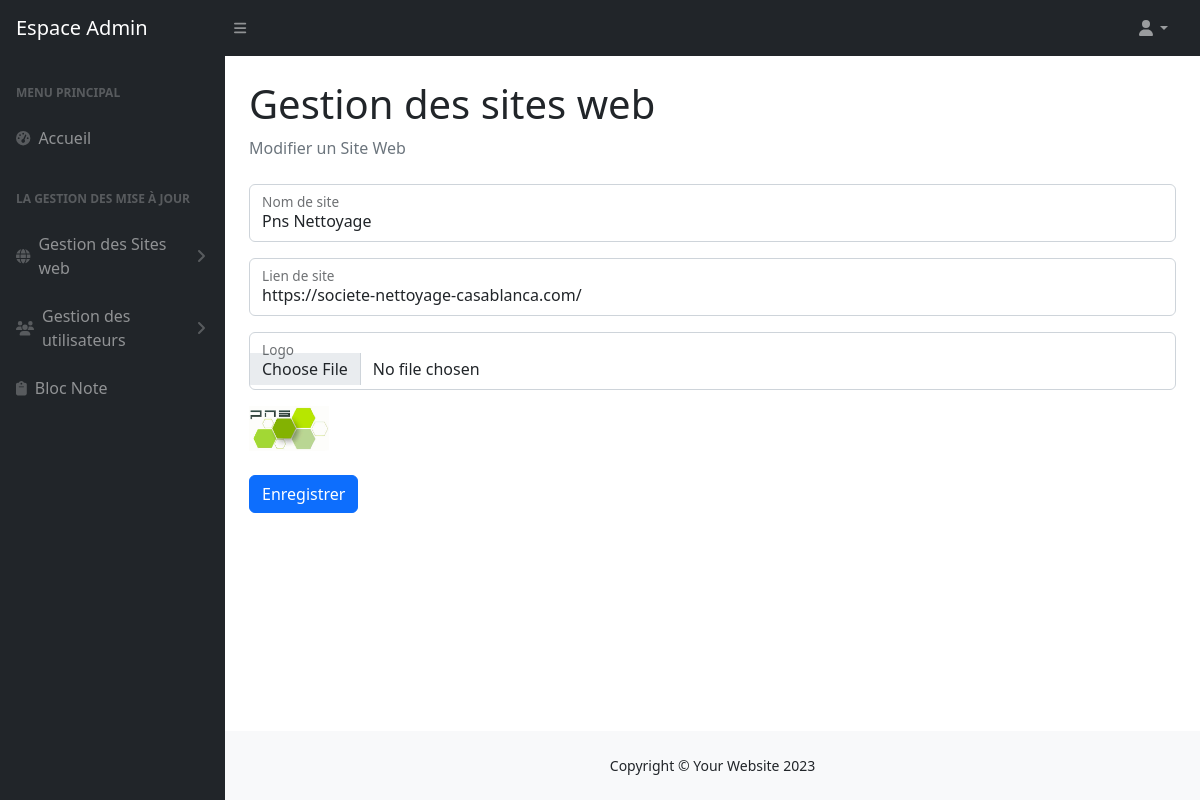
The page /editer.php?updateid=50 on the database its author committed.
### tables this page shows
CREATE TABLE `site_web` (
  `id_site` int(11) NOT NULL,
  `nom_site` varchar(30) NOT NULL,
  `lien` varchar(100) NOT NULL,
  `date_creation` date NOT NULL DEFAULT current_timestamp(),
  `logo` varchar(150) NOT NULL
);

### editer.php (the view, shortened to what this page needs)
<?php
include("include/database.php");
if(isset($_GET["updateid"]))
{
$id=$_GET["updateid"];
$req1="select * from site_web where id_site=$id";
$res1=mysqli_query($con,$req1);
if(mysqli_num_rows($res1)>0)
{
    while($rows=mysqli_fetch_assoc($res1))
    {
       $nom=$rows["nom_site"];
       $lien=$rows["lien"];
       $image_name=$rows["logo"];
    }
}
}
?>
<?php
include("include/header.php");
include("include/navbar.php");
include("include/sidenav.php");
?>
        <main>
        <div class="container-fluid px-4">
            <h1 class="mt-4">Gestion des sites web</h1>
            <ol class="breadcrumb mb-4">
                <li class="breadcrumb-item active">Modifier un Site Web</li>
            </ol>
            <form action="" method="post" enctype="multipart/form-data">
            <div class="form-floating mb-3">
                <input class="form-control" id="nom_site" type="text" name="nom" value='<?=$nom?>' required/>
                <label for="nom_site">Nom de site</label>
            </div>
            <div class="form-floating mb-3">
                <input class="form-control" id="lien_site" type="text" name="lien" value="<?=$lien?>" required/>
                <label for="lien_site">Lien de site</label>
            </div>
            <div class="form-floating mb-3">
                <input class="form-control" id="image" type="file" name="image"/>
                <label for="image">Logo</label>
            </div>
            <img width='80px' height='45px' src='image/<?=$image_name?>' alt='Erreur_img'>
            <div class="mt-4 mb-0">
                    <input type="submit" class="btn btn-primary btn-block" name="save" value="Enregistrer"/>
            </div>
        </div>
        </main>
    <?php
    include("include/footer.php");
    ?>

### rows shown on the page
site_web: nom "Pns Nettoyage", lien "https://societe-nettoyage-casablanca.com/", logo (picture)
